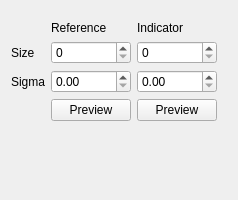
               <widget class="QWidget" name="gaussianFilterScenePage">
                <layout class="QGridLayout" name="gridLayout_16">
                 <item row="0" column="0">
                  <layout class="QGridLayout" name="gridLayout_14">
                   <property name="topMargin">
                    <number>10</number>
                   </property>
                   <property name="rightMargin">
                    <number>10</number>
                   </property>
                   <item row="0" column="1">
                    <widget class="QLabel" name="label_23">
                     <property name="text">
                      <string>Reference</string>
                     </property>
                    </widget>
                   </item>
                   <item row="0" column="2">
                    <widget class="QLabel" name="label_22">
                     <property name="text">
                      <string>Indicator</string>
                     </property>
                    </widget>
                   </item>
                   <item row="1" column="0">
                    <widget class="QLabel" name="label_21">
                     <property name="text">
                      <string>Size</string>
                     </property>
                    </widget>
                   </item>
                   <item row="1" column="2">
                    <widget class="QSpinBox" name="gaussianSizeSceneIndSpinBox"/>
                   </item>
                   <item row="2" column="0">
                    <widget class="QLabel" name="label_26">
                     <property name="text">
                      <string>Sigma</string>
                     </property>
                    </widget>
                   </item>
                   <item row="2" column="1">
                    <widget class="QDoubleSpinBox" name="gaussianSigmaSceneRefDoubleSpinBox"/>
                   </item>
                   <item row="2" column="2">
                    <widget class="QDoubleSpinBox" name="gaussianSigmaSceneIndDoubleSpinBox"/>
                   </item>
                   <item row="3" column="1">
                    <widget class="QPushButton" name="previewGaussianSceneRefBtn">
                     <property name="text">
                      <string>Preview</string>
                     </property>
                    </widget>
                   </item>
                   <item row="3" column="2">
                    <widget class="QPushButton" name="previewGaussianSceneIndBtn">
                     <property name="text">
                      <string>Preview</string>
                     </property>
                    </widget>
                   </item>
                   <item row="1" column="1">
                    <widget class="QSpinBox" name="gaussianSizeSceneRefSpinBox"/>
                   </item>
                  </layout>
                 </item>
                 <item row="1" column="0">
                  <spacer name="verticalSpacer_2">
                   <property name="orientation">
                    <enum>Qt::Vertical</enum>
                   </property>
                   <property name="sizeHint" stdset="0">
                    <size>
                     <width>20</width>
                     <height>68</height>
                    </size>
                   </property>
                  </spacer>
                 </item>
                </layout>
               </widget>
